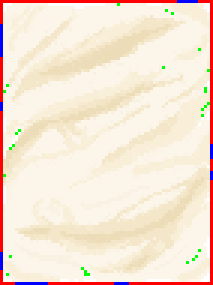
#> input picture Elements/Lucky1.png, 71 x 95 px, given in place of Base.png, which was not available (shown 3 times larger); the run also reads 1 picture not shown here
$ python Sprite-gen.py
#> lines starting #> are read from the running program, lines starting #| are printed output that depends on the picture
#This is the python file used to generate the enhanced card sprites(Uses files in the Elements folder. Place next to Elements folder to use).

from PIL import Image
import os
os.chdir(os.path.dirname(os.path.abspath(__file__)))

def convert(num):
    digit=1
    power=0
    amount=0
    while num>0:
        if num>=digit*2:
            digit*=2
            power+=1
        elif num==1:
            amount+=1
            num-=1
        else:
            num-=digit
            digit=1
            amount+=10**power
            power=0
    return amount

def coords(num):
    num1=0
    num2=0
    while num>15:
        num1+=1
        num-=16
    num2=num
    return (num1*71,num2*95)

# [13 lines left out: function blend, not called in this run]

def paste(Card,Layer):
    Card.alpha_composite(Layer)
    return Card

# [28 lines left out: function trim, not called in this run]

Canvas=Image.open("Elements/Canvas.png")
for i in range(256):
    print(i)
    current=str(convert(i))
    current="0"*(8-len(current))+current
    card_empty=True
    trim_stone=False
    trim_lucky=False
    if current[1]=="1":
        card_empty=False
        Card=Image.open("Elements/Gold.png")
    if current[3]=="1":
        if card_empty:
            card_empty=False
            Card=Image.open("Elements/Steel.png")
        else:
            Layer=Image.open("Elements/Steel.png")
            Card=blend(Card,Layer)
    if current[2]=="1":
        trim_stone=True
        if card_empty:
            card_empty=False
            Card=Image.open("Elements/Stone.png")
        else:
            Layer=Image.open("Elements/Stone.png")
            Card=blend(Card,Layer)
    if current[0]=="1":
        trim_lucky=True
        if card_empty:
            card_empty=False
            Card=Image.open("Elements/Lucky.png")
        else:
            Layer=Image.open("Elements/Lucky.png")
            Card=blend(Card,Layer)
    if current[4]=="1":
        if card_empty:
            card_empty=False
            Card=Image.open("Elements/Glass.png")
        else:
            Layer=Image.open("Elements/Glass.png")
            Card=blend(Card,Layer,"Glass")
    if card_empty:
        Card=Image.open("Elements/Base.png")
#> Card is the input picture: PIL image 71x95 RGBA; mean R, G, B, A 241.9, 224.5, 208.5, 251.1
    if current[6]=="1":
            Layer=Image.open("Elements/Mult.png")
            Card=paste(Card,Layer)
    if current[7]=="1":
            Layer=Image.open("Elements/Bonus.png")
            Card=paste(Card,Layer)
    if current[5]=="1":
            Layer=Image.open("Elements/Wild.png")
            Card=paste(Card,Layer)
    Glass=False
    if trim_stone:
        Card=trim(Card,"Stone",Glass)
        trim_stone=False
    if trim_lucky:
        if current[4]=="1":
            Glass=True
        Card=trim(Card,"Lucky",Glass)
        trim_lucky=False
    Canvas.paste(Card,coords(i),Card)
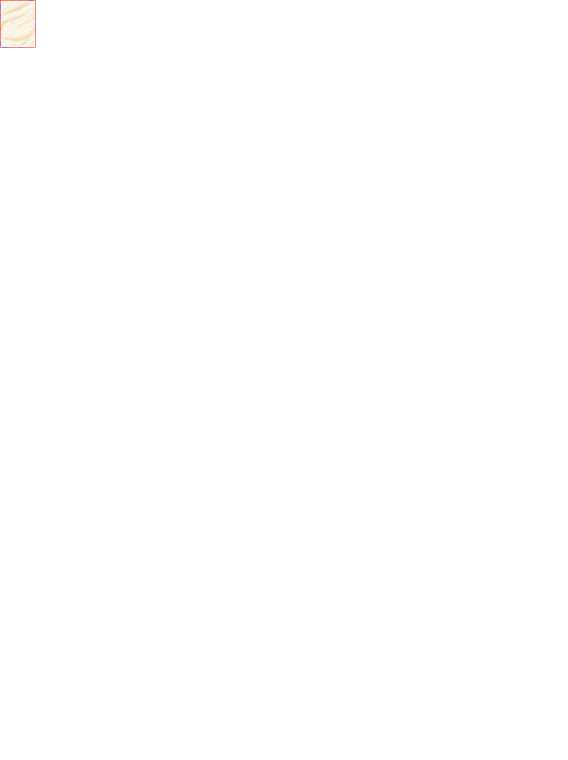
#> Canvas: PIL image 1136x1520 RGBA (shown at 1/2 size); mean R, G, B, A 0.9, 0.9, 0.8, 1; transparent parts drawn white
#> pass 3 of the loop `for i in range(256):`:
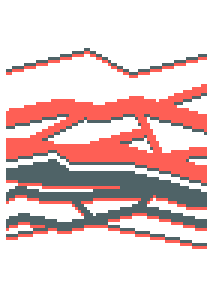
#> input picture Elements/Mult.png, 71 x 95 px (shown 3 times larger)
#> Layer is the input picture: PIL image 71x95 RGBA; mean R, G, B, A 58.3, 32.6, 31.4, 85.8
#> in paste (call 2), `Card.alpha_composite(Layer)`:
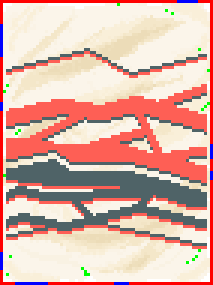
#> Card: PIL image 71x95 RGBA (shown 3 times larger); mean R, G, B, A 217, 176.6, 165.7, 251.4; transparent parts drawn white
#> `Canvas.paste(Card,coords(i),Card)`:
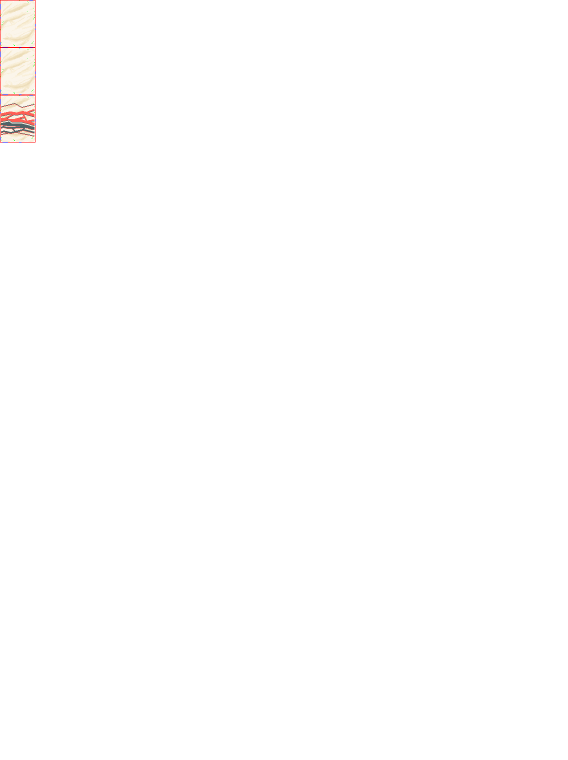
#> Canvas: PIL image 1136x1520 RGBA (shown at 1/2 size); mean R, G, B, A 2.7, 2.4, 2.3, 2.9; transparent parts drawn white
#> (the run stopped early here; a loop or call above may not have finished)
